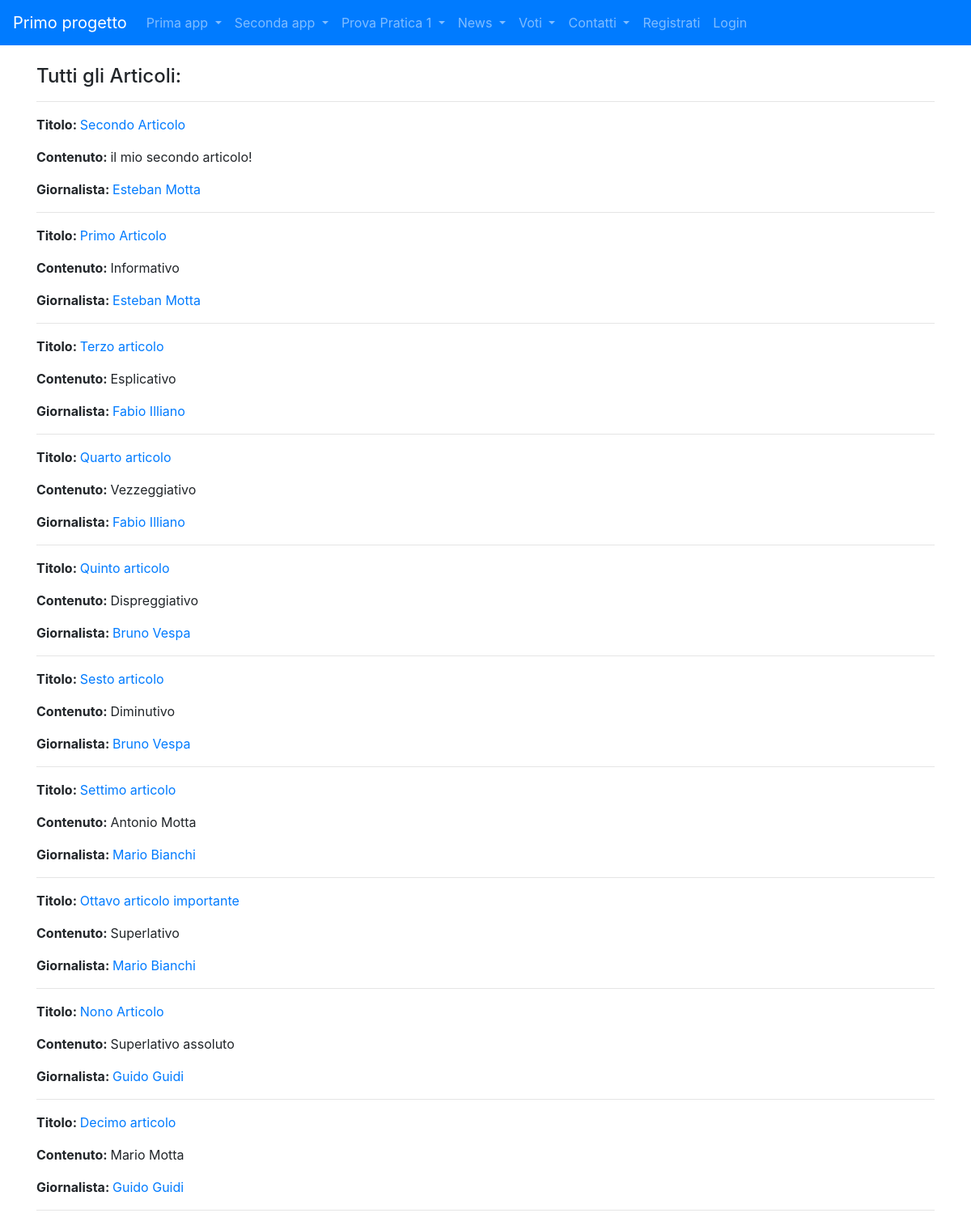
Page /news/lista_articoli on the committed database.
### news/models.py (models this page shows, shortened)
class Articolo(models.Model):
    titolo = models.CharField(max_length=100)
    contenuto = models.TextField()
    giornalista = models.ForeignKey(Giornalista, on_delete=models.CASCADE, related_name="articoli")
    data = models.DateField(blank=True)
    visualizzazioni = models.IntegerField(default=0, blank=True)
    class Meta:
        verbose_name = "Articolo"
        verbose_name_plural = "Articoli"

class Giornalista(models.Model):
    nome = models.CharField(max_length=20)
    cognome = models.CharField(max_length=20)
    anno_di_nascita = models.DateField(blank=True)
    def __str__(self):
        return self.nome + " " + self.cognome
    class Meta:
        verbose_name = "Giornalista"
        verbose_name_plural = "Giornalisti"

### news/views.py (the view)
# urls.py: path('lista_articoli', listaArticoli, name="lista_articoli"),
def listaArticoli(request, pk=None):
    trovato = False
    is_vuota = False
    if pk:
        articoli = Articolo.objects.filter(giornalista_id=pk)
        trovato = True
    else:
        articoli = Articolo.objects.all()
    if not articoli:
        is_vuota = True
    context={
        'articoli': articoli,
        'trovato': trovato,
        'is_vuota': is_vuota
    }
    return render(request, 'lista_articoli.html', context)

### news/templates/news/lista_articoli.html (shortened to what this page needs)
{% extends 'base.html' %}
{% block content %}
{% if not is_vuota %}
    {% if trovato %}:
        <h4>Articoli del giornalista:</h4>
    {% else %}
        <h4>Tutti gli Articoli:</h4>
    {% endif %}
{% else %}
    <h4>Nessun articolo trovato!</h4>
{% endif %}
<hr></hr>
    {% for articolo in articoli %}
        <p><strong>Titolo: </strong> <a href="./articoli/{{ articolo.id }}">{{ articolo.titolo }}</a> </p>
        <p><strong>Contenuto: </strong> {{articolo.contenuto}}</p>
        <p><strong>Giornalista: </strong> <a href={% url 'news:giornalista_detail' articolo.giornalista.id %}>{{ articolo.giornalista }}</a></p>
        <hr></hr>
    {% endfor %}
{% endblock content %}

### rows in the picture
Articolo: titolo "Secondo Articolo", contenuto "il mio secondo articolo!", giornalista "Esteban Motta"
Articolo: titolo "Primo Articolo", contenuto "Informativo", giornalista "Esteban Motta"
Articolo: titolo "Terzo articolo", contenuto "Esplicativo", giornalista "Fabio Illiano"
Articolo: titolo "Quarto articolo", contenuto "Vezzeggiativo", giornalista "Fabio Illiano"
Articolo: titolo "Quinto articolo", contenuto "Dispreggiativo", giornalista "Bruno Vespa"
Articolo: titolo "Sesto articolo", contenuto "Diminutivo", giornalista "Bruno Vespa"
Articolo: titolo "Settimo articolo", contenuto "Antonio Motta", giornalista "Mario Bianchi"
Articolo: titolo "Ottavo articolo importante", contenuto "Superlativo", giornalista "Mario Bianchi"
Articolo: titolo "Nono Articolo", contenuto "Superlativo assoluto", giornalista "Guido Guidi"
Articolo: titolo "Decimo articolo", contenuto "Mario Motta", giornalista "Guido Guidi"
